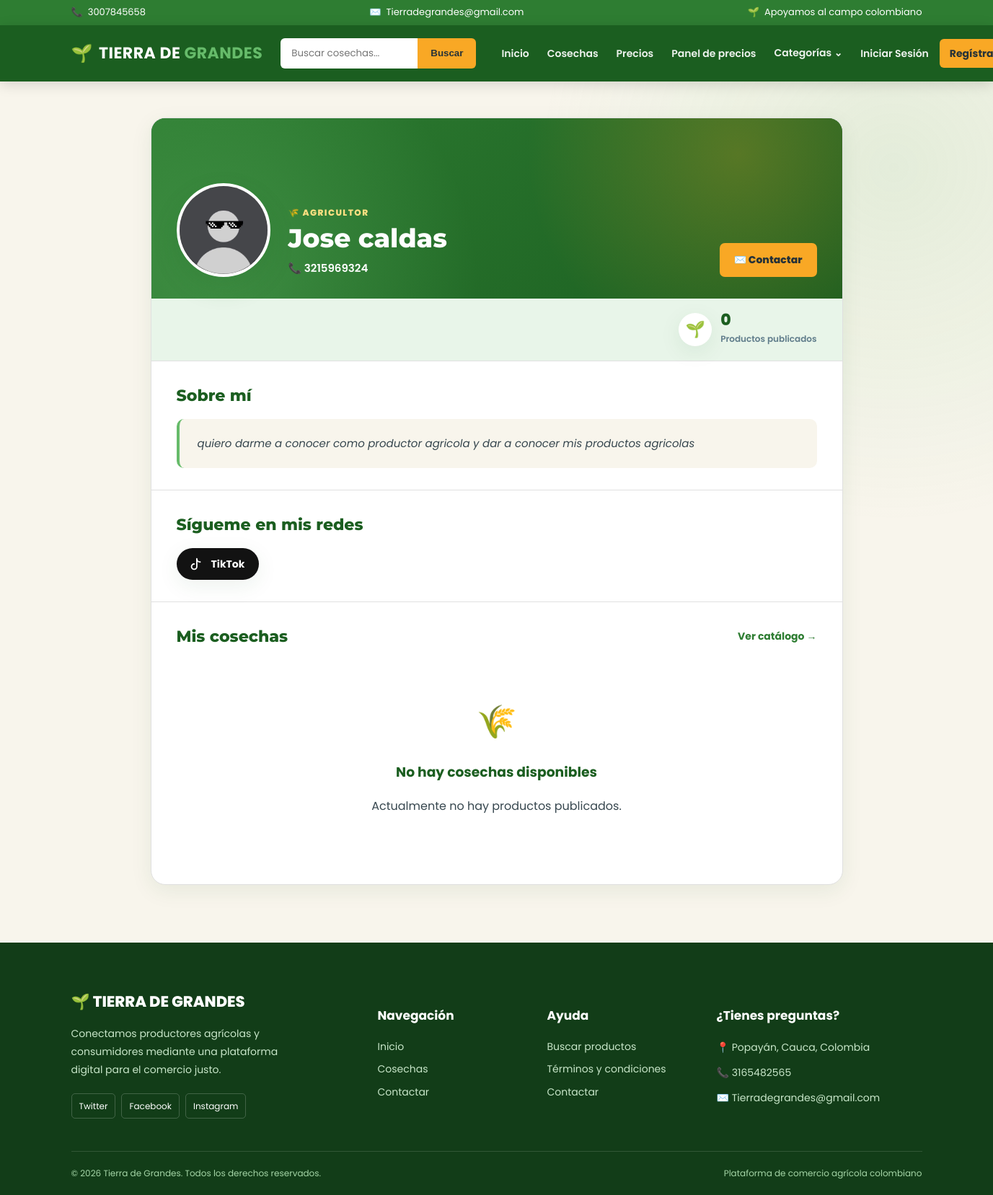
Before: /perfil/cjuanpablo031/ with the older database file.
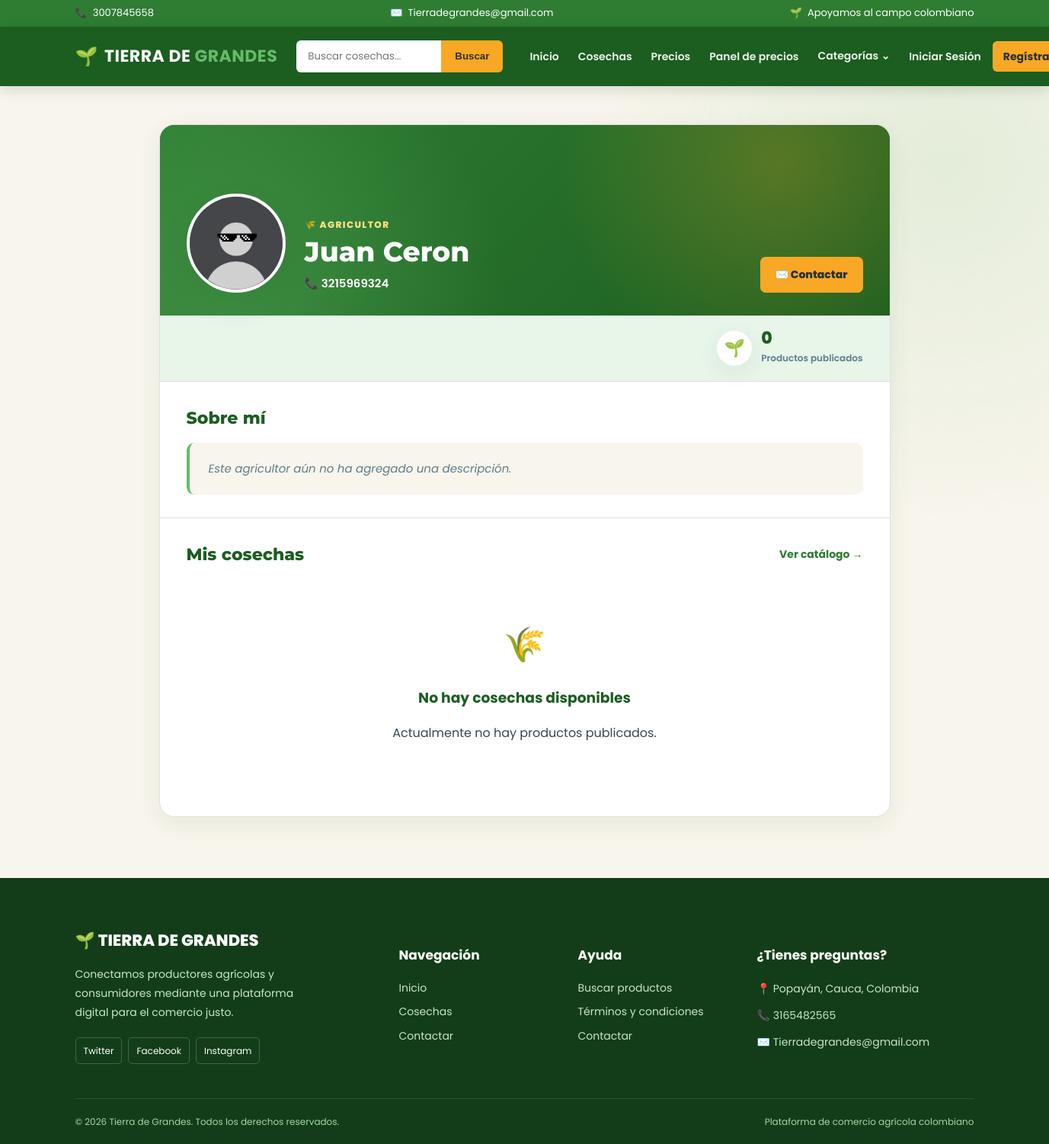
After: the same page with the newer database file.
### cuentas/models.py (models this page shows, shortened)
class Cuentas (AbstractBaseUser):
    nombres = models.CharField(max_length=50)
    apellidos = models.CharField(max_length=50)
    nombreusuario = models.CharField(max_length=50, unique=True)
    email = models.CharField(max_length=100, unique=True)
    numero_telefono = models.CharField(max_length=50)
    date_joined = models.DateTimeField(auto_now_add=True)
    last_login = models.DateTimeField(auto_now_add=True)
    is_admin = models.BooleanField(default=False)
    is_staff = models.BooleanField(default=False)
    is_active = models.BooleanField(default=False)
    is_superadmin = models.BooleanField(default=False)
    USERNAME_FIELD = 'email'
    REQUIRED_FIELDS = ['nombreusuario', 'nombres', 'apellidos']
    objects = CuentaAdd()
    def full_nombre(self):
        return f'{self.nombres} {self.apellidos}'

class UserPerfil(models.Model):
    user = models.OneToOneField(Cuentas, on_delete=models.CASCADE)
    direccion_linea_1 = models.CharField(blank=True, max_length=100)
    direccion_linea_2 = models.CharField(blank=True, max_length=100)
    image_perfil = models.ImageField(upload_to='userperfil')
    ciudad = models.CharField(blank=True, max_length=20)
    departamento = models.CharField(blank=True, max_length=20)
    descripcion = models.TextField()
    instagram = models.URLField("Instagram", max_length=200, blank=True)
    tiktok = models.URLField("TikTok", max_length=200, blank=True)
    facebook = models.URLField("Facebook", max_length=200, blank=True)

### cuentas/views.py (the view)
# urls.py: path('perfil/', views.perfil, name='perfil'),
def perfil(request, nombreusuario=None):
    if nombreusuario:
        user = get_object_or_404(Cuentas, nombreusuario=nombreusuario)
    elif request.user.is_authenticated:
        user = request.user
    else:
        return redirect('login')
    product = user.product.all()
    return render(request, 'perfil/perfil.html', {'user': user, 'product': product})

### categorias/context_processors.py (called while the page is built)
def menu_links(request):
    links = Categoria.objects.all()
    return dict(links=links)

### categorias/models.py (called while the page is built)
    def get_url(self):
        return reverse('productos_categoria', args=[self.slug])

### tiera_de_grandes/templates/perfil/perfil.html (shortened to what the changed rows need)
{% extends 'productos.html' %}
{% load static %}
{% block extra_css %}
    {{ block.super }}
    <link rel="stylesheet" href="{% static 'css/perfil.css' %}">
{% endblock extra_css %}
{% block content %}
<main class="profile-page">
    <div class="container">
        <article class="profile-card">
            <header class="profile-cover">
                <div class="profile-head">
                    <div class="profile-avatar-box">
                        {% if user.userperfil.image_perfil %}
                            <a href="{{ user.userperfil.image_perfil.url }}" class="image-popup">
                                <img src="{{ user.userperfil.image_perfil.url }}"
                                     alt="Foto de {{ user.full_nombre }}"
                                     class="profile-avatar">
                            </a>
                        {% else %}
                            <img src="{% static 'images/default-user.png' %}"
                                 alt="Foto de perfil por defecto"
                                 class="profile-avatar">
                        {% endif %}
                    </div>
                    <div class="profile-identity">
                        <span class="profile-tag">🌾 AGRICULTOR</span>
                        <h1>{{ user.full_nombre|capfirst }}</h1>
                        <p class="profile-phone">
                            <span aria-hidden="true">📞</span>
                            <a href="tel:{{ user.numero_telefono }}">{{ user.numero_telefono }}</a>
                        </p>
                    </div>
                </div>
            </header>
            <section class="profile-stats">
                <div class="profile-stat">
                    <div>
                        <strong>{{ user.product.count }}</strong>
                        <span>Productos publicados</span>
                    </div>
                </div>
            </section>
            <section class="profile-section">
                <h2 class="profile-title">Sobre mí</h2>
                <div class="profile-description">
                    {% if user.userperfil.descripcion %}
                        <p>{{ user.userperfil.descripcion }}</p>
                    {% else %}
                        <p class="profile-muted">Este agricultor aún no ha agregado una descripción.</p>
                    {% endif %}
                </div>
            </section>
            {% with p=user.userperfil %}
                {% if p.instagram or p.tiktok or p.facebook %}
                    <section class="profile-section profile-social">
                        <h2 class="profile-title">Sígueme en mis redes</h2>
                        <ul class="social-list">
                            {% if p.tiktok %}
                                <li>
                                    <a href="{{ p.tiktok }}"
                                       class="social-btn social-tiktok"
                                       target="_blank"
                                       rel="noopener noreferrer nofollow"
                                       aria-label="TikTok de {{ user.full_nombre }} (se abre en una pestaña nueva)">
                                        <svg viewBox="0 0 24 24" width="22" height="22" aria-hidden="true" focusable="false">
                                            <path d="M9 12a4 4 0 1 0 4 4V4a5 5 0 0 0 5 5"/>
                                        </svg>
                                        <span>TikTok</span>
                                    </a>
                                </li>
                            {% endif %}
                        </ul>
                    </section>
                {% endif %}
            {% endwith %}
            <section class="profile-section profile-products">
                <div class="profile-section-header">
                    <h2 class="profile-title">Mis cosechas</h2>
                </div>
            </section>
        </article>
    </div>
</main>
{% endblock content %}

Changed rows visible on the page:
removed Cuentas: userperfil.image_perfil (picture), full_nombre "Jose caldas", numero_telefono "3215969324", product.count "0", userperfil.descripcion "quiero darme a conocer como productor agricola y dar a conocer mis productos agricolas"
now on this page (row edited): Cuentas: userperfil.image_perfil (picture), full_nombre "Juan Ceron", numero_telefono "3215969324", product.count "0"
Other visible differences:
text no longer shown: "Sígueme en mis redes TikTok"
text now shown: "Este agricultor aún no ha agregado una descripción."
